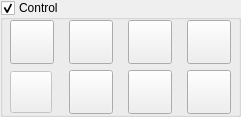
             <widget class="GroupBox" name="grpControl">
              <property name="sizePolicy">
               <sizepolicy hsizetype="Expanding" vsizetype="Preferred">
                <horstretch>0</horstretch>
                <verstretch>0</verstretch>
               </sizepolicy>
              </property>
              <property name="title">
               <string>Control</string>
              </property>
              <property name="checkable">
               <bool>true</bool>
              </property>
              <property name="overrided" stdset="0">
               <bool>false</bool>
              </property>
              <layout class="QVBoxLayout" name="verticalLayout">
               <property name="leftMargin">
                <number>0</number>
               </property>
               <property name="topMargin">
                <number>0</number>
               </property>
               <property name="rightMargin">
                <number>0</number>
               </property>
               <property name="bottomMargin">
                <number>0</number>
               </property>
               <item>
                <widget class="QWidget" name="widgetControl" native="true">
                 <property name="sizePolicy">
                  <sizepolicy hsizetype="Expanding" vsizetype="Preferred">
                   <horstretch>0</horstretch>
                   <verstretch>0</verstretch>
                  </sizepolicy>
                 </property>
                 <property name="minimumSize">
                  <size>
                   <width>235</width>
                   <height>0</height>
                  </size>
                 </property>
                 <layout class="QGridLayout" name="gridLayout_5">
                  <property name="leftMargin">
                   <number>0</number>
                  </property>
                  <property name="topMargin">
                   <number>0</number>
                  </property>
                  <property name="rightMargin">
                   <number>0</number>
                  </property>
                  <property name="bottomMargin">
                   <number>0</number>
                  </property>
                  <property name="horizontalSpacing">
                   <number>8</number>
                  </property>
                  <item row="0" column="2">
                   <widget class="QToolButton" name="cmdTouch">
                    <property name="minimumSize">
                     <size>
                      <width>44</width>
                      <height>44</height>
                     </size>
                    </property>
                    <property name="toolTip">
                     <string>Z-probe</string>
                    </property>
                    <property name="text">
                     <string/>
                    </property>
                    <property name="iconSize">
                     <size>
                      <width>30</width>
                      <height>30</height>
                     </size>
                    </property>
                   </widget>
                  </item>
                  <item row="0" column="3">
                   <widget class="QToolButton" name="cmdZeroXY">
                    <property name="minimumSize">
                     <size>
                      <width>44</width>
                      <height>44</height>
                     </size>
                    </property>
                    <property name="toolTip">
                     <string>Zero XY</string>
                    </property>
                    <property name="text">
                     <string/>
                    </property>
                    <property name="iconSize">
                     <size>
                      <width>30</width>
                      <height>30</height>
                     </size>
                    </property>
                   </widget>
                  </item>
                  <item row="0" column="4">
                   <widget class="QToolButton" name="cmdZeroZ">
                    <property name="minimumSize">
                     <size>
                      <width>44</width>
                      <height>44</height>
                     </size>
                    </property>
                    <property name="toolTip">
                     <string>Zero Z</string>
                    </property>
                    <property name="text">
                     <string/>
                    </property>
                    <property name="iconSize">
                     <size>
                      <width>30</width>
                      <height>30</height>
                     </size>
                    </property>
                   </widget>
                  </item>
                  <item row="1" column="1">
                   <widget class="QToolButton" name="cmdRestoreOrigin">
                    <property name="enabled">
                     <bool>false</bool>
                    </property>
                    <property name="minimumSize">
                     <size>
                      <width>42</width>
                      <height>42</height>
                     </size>
                    </property>
                    <property name="toolTip">
                     <string>Restore origin</string>
                    </property>
                    <property name="text">
                     <string/>
                    </property>
                    <property name="iconSize">
                     <size>
                      <width>30</width>
                      <height>30</height>
                     </size>
                    </property>
                   </widget>
                  </item>
                  <item row="1" column="2">
                   <widget class="QToolButton" name="cmdSafePosition">
                    <property name="minimumSize">
                     <size>
                      <width>44</width>
                      <height>44</height>
                     </size>
                    </property>
                    <property name="toolTip">
                     <string>Safe position</string>
                    </property>
                    <property name="text">
                     <string/>
                    </property>
                    <property name="iconSize">
                     <size>
                      <width>30</width>
                      <height>30</height>
                     </size>
                    </property>
                   </widget>
                  </item>
                  <item row="1" column="3">
                   <widget class="QToolButton" name="cmdReset">
                    <property name="minimumSize">
                     <size>
                      <width>44</width>
                      <height>44</height>
                     </size>
                    </property>
                    <property name="toolTip">
                     <string>Reset</string>
                    </property>
                    <property name="text">
                     <string/>
                    </property>
                    <property name="iconSize">
                     <size>
                      <width>30</width>
                      <height>30</height>
                     </size>
                    </property>
                   </widget>
                  </item>
                  <item row="1" column="4">
                   <widget class="QToolButton" name="cmdUnlock">
                    <property name="enabled">
                     <bool>true</bool>
                    </property>
                    <property name="minimumSize">
                     <size>
                      <width>44</width>
                      <height>44</height>
                     </size>
                    </property>
                    <property name="toolTip">
                     <string>Unlock</string>
                    </property>
                    <property name="text">
                     <string/>
                    </property>
                    <property name="iconSize">
                     <size>
                      <width>24</width>
                      <height>24</height>
                     </size>
                    </property>
                   </widget>
                  </item>
                  <item row="0" column="1">
                   <widget class="QToolButton" name="cmdHome">
                    <property name="minimumSize">
                     <size>
                      <width>44</width>
                      <height>44</height>
                     </size>
                    </property>
                    <property name="toolTip">
                     <string>Home</string>
                    </property>
                    <property name="text">
                     <string/>
                    </property>
                    <property name="iconSize">
                     <size>
                      <width>30</width>
                      <height>30</height>
                     </size>
                    </property>
                   </widget>
                  </item>
                 </layout>
                </widget>
               </item>
              </layout>
             </widget>
